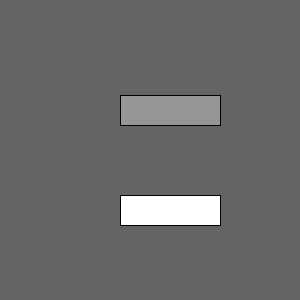
Frame 1 (no input)
Frame 60 (the mouse pressed at the canvas centre just before this capture): identical to frame 1, image omitted
Frame 120 (the mouse held since frame 60 and released just before this capture): identical to frame 1, image omitted

The Processing sketch that drew this single still picture (run headless with seeded random() and noise(); from frame 60 on, the mouse is pressed at the canvas centre):

// Processing sketch: sketch_181113a
// ── sketch_181113a.pde
Button button;
NewButton newButton;

void setup() {
  size(300, 300);
  button = new Button(120, 95, 100, 30);
  newButton = new NewButton(120, 195, 100, 30);
  
}

void draw() {
  background(100);
  button.display();
  newButton.display();
  newButton.newCheckPressed();
 
}

void mousePressed() {
  button.checkPressed();
}

class Button {
  boolean pressed;
  float x, y;
  float w, h;
  
  Button(float x, float y, float w, float h) {
    this.x = x;
    this.y = y;
    this.w = w;
    this.h = h;
  }
  
  void checkPressed() {
    if (mouseX > x && mouseX < x + w && mouseY > y && mouseY < y + h) {
      pressed = !pressed;
    }
  }
  
  void display() {
    if (pressed) {
      fill(240);
    } else {
      fill(150);
    }
    rect(x, y, w, h);
  }
  
  boolean getButtonStatus() {
    return pressed;
  }
}

class NewButton {
  boolean held; 
  float q, w; 
  float e, r;
  
  NewButton (float q, float w, float e, float r) {
    this.q = q;
    this.w = w;
    this.e = e;
    this.r = r;
  }
  void newCheckPressed() {
    if (mouseX > q && mouseX < q + e && mouseY > w && mouseY < w + r && mousePressed) {
      held = true;    
    } else {
      held = false;
    }
  }
  void display() {
    if (held) {
      fill(255, 0, 0);
    } else {
      fill(255);
    }
    rect(q, w, e, r);
  }
  boolean getButtonStatus() {
    return held;
  } 
  }
  
  
  
  
  
  
  
  
  
  
  
